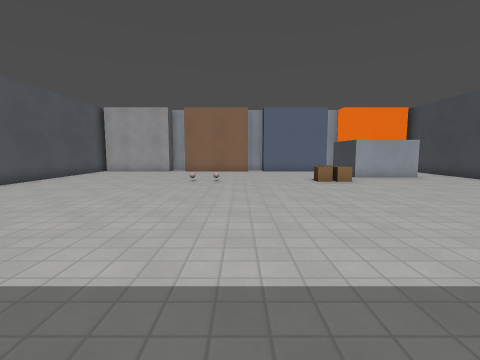
[1] (above)

12 first-person views from a walk through a level from a Godot 3-D game. The camera is 1.2 m above the floor, tilts 6° down and sees 85° across. The floor is counted in squares, 1 m on a side. Each view is taken from the middle of a square. On the plan, view 1 faces up. The plan holds only what a view shows up to about 12 squares ahead; the rest is blank. Surface patterns are stand-ins for the level's own textures.

[2]
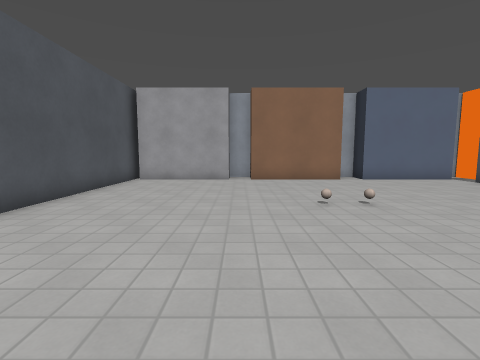

[3]
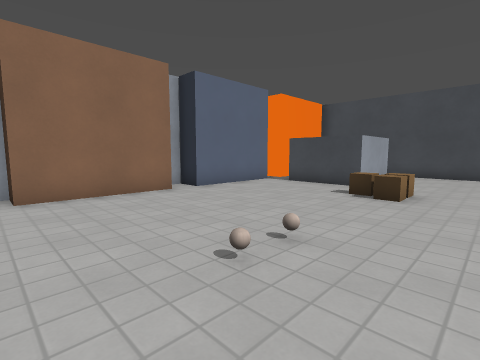

[4]
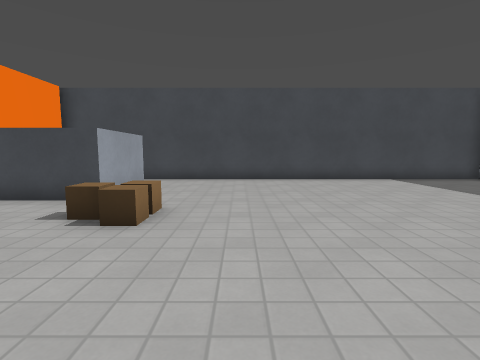

[5]
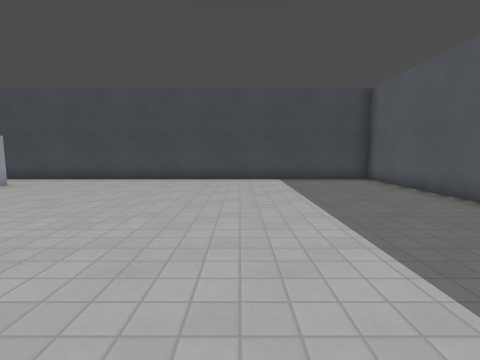

[6]
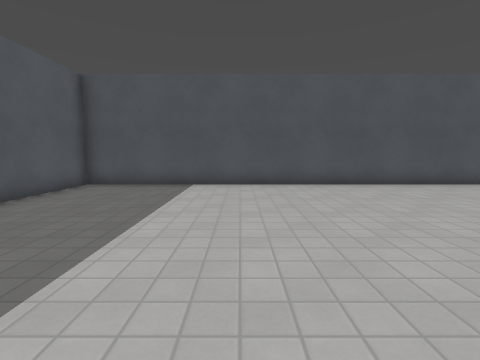

[7]
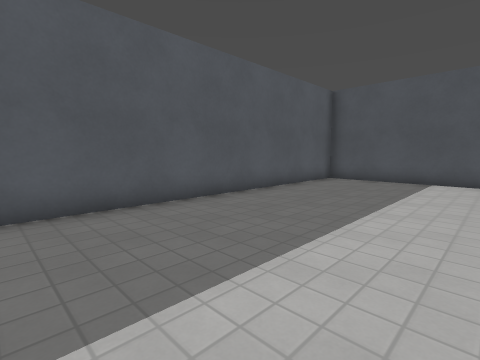

[8]
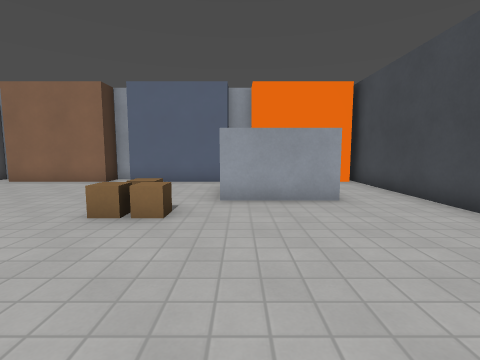

[9]
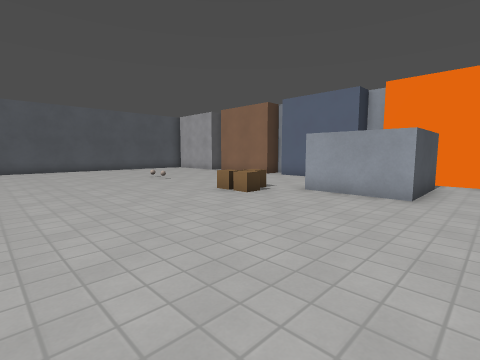

[10]
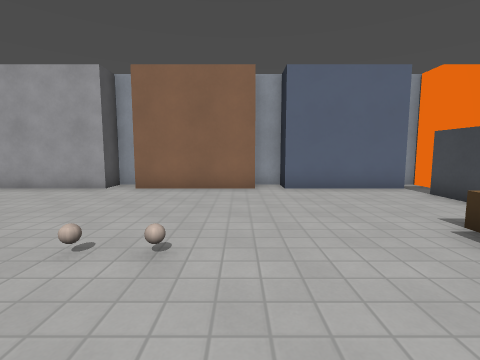

[11]
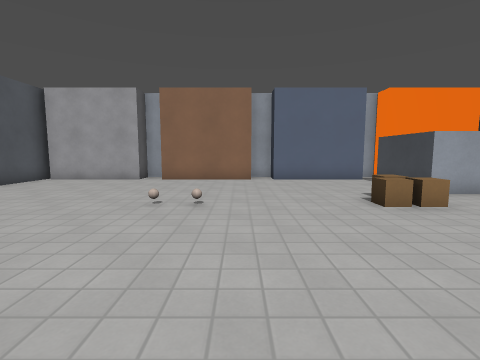

[12]
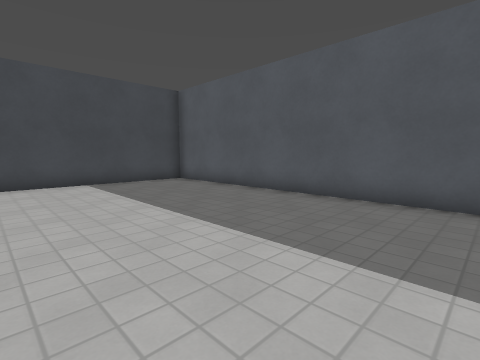

### Floor plan
Points are (right, up) in squares from view 1. A wall is a line through its corners. A room is listed if a view was taken in it or the views show most of it. See-through windows are left out.
Room 1 (views 1, 2, 3, 4, 5, 6, 7, 8, 9, 10, 11, 12)
walls: (5.6, 16.7) (1.5, 16.7) (1.5, 17.7) (0.5, 17.7) (0.5, 16.7) (-3.5, 16.7) (-3.5, 17.7) (-4.5, 17.7) (-4.5, 16.7) (-8.5, 16.7); (8.5, 15.5) (8.5, 12.5) (5.5, 12.5) (5.5, 15.5); (10.6, 16.7) (8.2, 16.7); (-8.7, 17.1) (-8.7, -1.7) (10.7, -1.7) (10.7, 17.4)
ways out: opening at (7, 16)
objects: crate (3, 11); crate (4, 11); crate (4, 12)

Where each view was taken, in squares from view 1:
view 1: 0 up, 0 right, facing up
view 2: 5 up, 4 left, facing up
view 3: 9 up, 4 left, facing up-right
view 4: 9 up, 1 left, facing right
view 5: 4 up, 1 left, facing right
view 6: 4 up, 1 right, facing left
view 7: 4 up, 3 right, facing down-left
view 8: 6 up, 6 right, facing up
view 9: 5 up, 10 right, facing up-left
view 10: 8 up, 0 right, facing up
view 11: 5 up, 0 right, facing up
view 12: 5 up, 0 right, facing down-right
